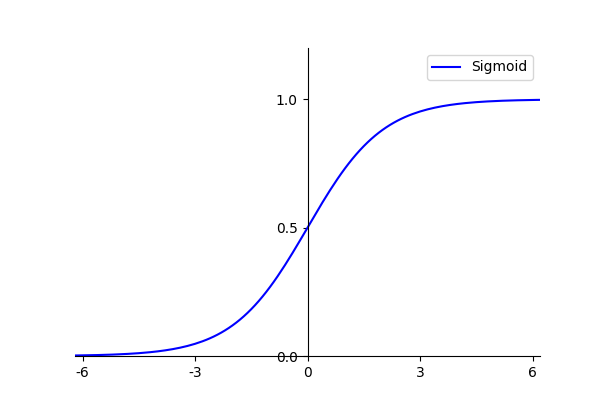

Reproduce this figure in Python.
"""
@Author: huuuuusy
@GitHub: https://github.com/huuuuusy

系统： Ubuntu 18.04
IDE:  VS Code 1.37
介绍： 绘制Sigmoid曲线
参考： https://segmentfault.com/a/1190000006158803
"""

import math
import matplotlib.pyplot as plt
import numpy as np
import matplotlib as mpl
mpl.rcParams['axes.unicode_minus'] = False

fig = plt.figure(figsize=(6, 4))
ax = fig.add_subplot(111)

x = np.arange(-7, 7, 0.1)
y = 1/(1+np.exp(-x))

plt.xlim(-6.2, 6.2)
plt.ylim(0, 1.2)
 
ax.spines['top'].set_color('none')
ax.spines['right'].set_color('none')
 
ax.xaxis.set_ticks_position('bottom')
ax.spines['bottom'].set_position(('data',0))
ax.set_xticks([-6, -3, 0, 3, 6])
ax.yaxis.set_ticks_position('left')
ax.spines['left'].set_position(('data',0))
ax.set_yticks([0, 0.5, 1])
 
plt.plot(x,y,label="Sigmoid",color = "blue")
plt.legend()
plt.savefig("Sigmoid.png")
plt.show()
